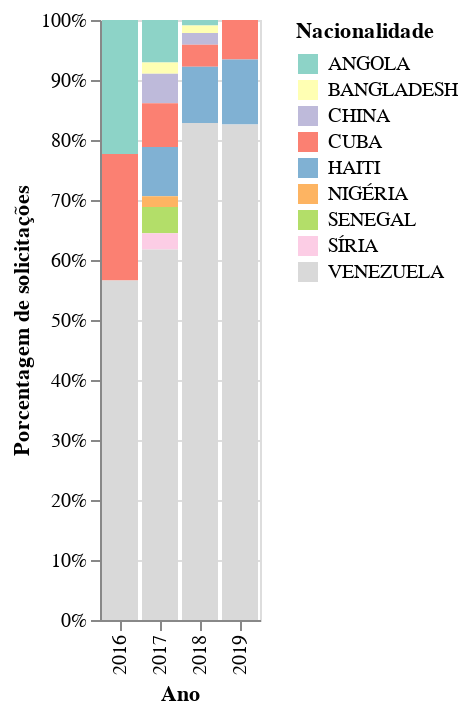

The notebook cell saved with this chart:
### Code cell
alt.Chart(ultimos_anos).mark_bar().encode(
    x=alt.X('Ano:N'),
    y=alt.Y('Quantidade:Q', stack='normalize', title='Porcentagem de solicitações', axis=alt.Axis(format='%')),
    color=alt.Color('Nacionalidade', scale=alt.Scale(scheme='set3'))
)

### Figure 1 — Vega-Lite specification as saved in the notebook (floating-point values rounded to 4 significant figures)
{"config": {"view": {"continuousWidth": 400, "continuousHeight": 300}}, "data": {"name": "data-8f5c80fd9e8754332909d37b81559f39"}, "mark": "bar", "encoding": {"color": {"type": "nominal", "field": "Nacionalidade", "scale": {"scheme": "set3"}}, "x": {"type": "nominal", "field": "Ano"}, "y": {"type": "quantitative", "axis": {"format": "%"}, "field": "Quantidade", "stack": "normalize", "title": "Porcentagem de solicitações"}}, "$schema": "https://vega.github.io/schema/vega-lite/v4.8.1.json", "datasets": {"data-8f5c80fd9e8754332909d37b81559f39": [{"Ano": 2016, "Nacionalidade": "ANGOLA", "Quantidade": 1184}, {"Ano": 2016, "Nacionalidade": "CUBA", "Quantidade": 1117}, {"Ano": 2016, "Nacionalidade": "VENEZUELA", "Quantidade": 2999}, {"Ano": 2017, "Nacionalidade": "ANGOLA", "Quantidade": 1959}, {"Ano": 2017, "Nacionalidade": "BANGLADESH", "Quantidade": 507}, {"Ano": 2017, "Nacionalidade": "CHINA", "Quantidade": 1362}, {"Ano": 2017, "Nacionalidade": "CUBA", "Quantidade": 2011}, {"Ano": 2017, "Nacionalidade": "HAITI", "Quantidade": 2262}, {"Ano": 2017, "Nacionalidade": "NIGÉRIA", "Quantidade": 501}, {"Ano": 2017, "Nacionalidade": "SENEGAL", "Quantidade": 1206}, {"Ano": 2017, "Nacionalidade": "SÍRIA", "Quantidade": 749}, {"Ano": 2017, "Nacionalidade": "VENEZUELA", "Quantidade": 17033}, {"Ano": 2018, "Nacionalidade": "ANGOLA", "Quantidade": 670}, {"Ano": 2018, "Nacionalidade": "BANGLADESH", "Quantidade": 946}, {"Ano": 2018, "Nacionalidade": "CHINA", "Quantidade": 1450}, {"Ano": 2018, "Nacionalidade": "CUBA", "Quantidade": 2741}, {"Ano": 2018, "Nacionalidade": "HAITI", "Quantidade": 6977}, {"Ano": 2018, "Nacionalidade": "VENEZUELA", "Quantidade": 61618}, {"Ano": 2019, "Nacionalidade": "CUBA", "Quantidade": 1033}, {"Ano": 2019, "Nacionalidade": "HAITI", "Quantidade": 1691}, {"Ano": 2019, "Nacionalidade": "VENEZUELA", "Quantidade": 12932}]}}
